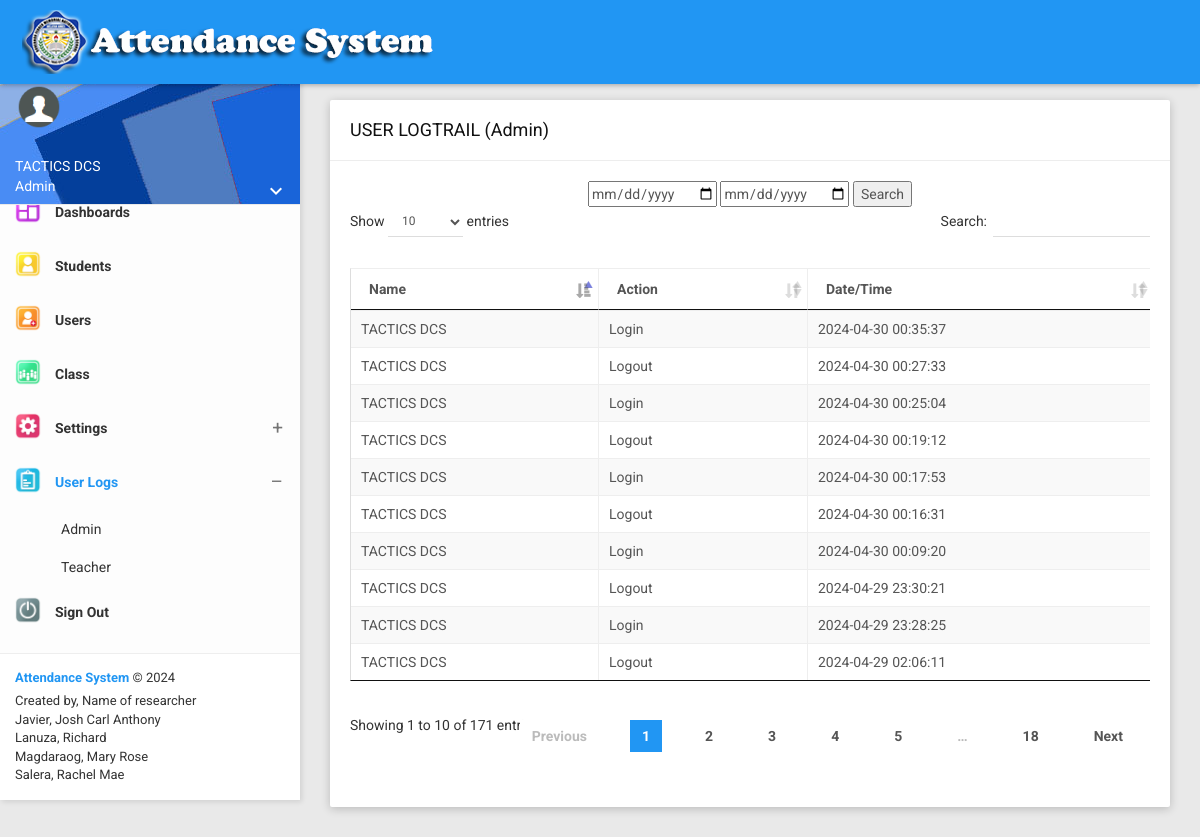
/main/ualt.php?type=Admin (signed in), run on an earlier commit of the app's database.
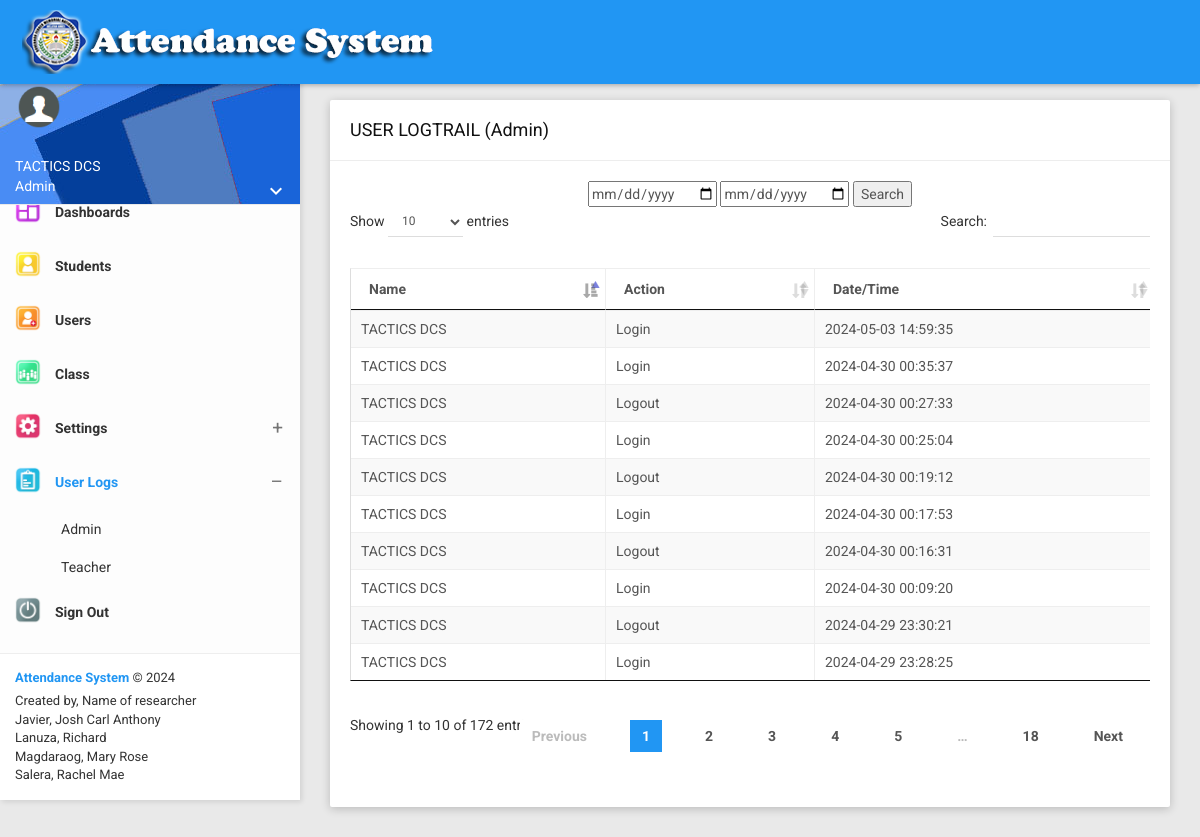
And on a later commit of the database.
### tables this page shows
CREATE TABLE `tbl_settings_constants` (
  `id` int(11) NOT NULL,
  `category` varchar(100) DEFAULT NULL,
  `value` varchar(100) DEFAULT NULL,
  `sub_value` varchar(100) DEFAULT NULL,
  `adviser` varchar(250) NOT NULL,
  `description` text NOT NULL
);

CREATE TABLE `tbl_ualt` (
  `id` int(11) NOT NULL,
  `user_id` int(11) NOT NULL,
  `type` text NOT NULL,
  `action` text NOT NULL,
  `created_at` datetime NOT NULL DEFAULT current_timestamp()
);

### config.php (called while the page is built, shortened)
<?php
function db_connect()
{
  $hostname="localhost";
  $username="root";
  $password="";
  $dbname="webfaceattendancedb";
    $db = new PDO("mysql:host=$hostname;dbname=$dbname", $username, $password);
    $db->setAttribute(PDO::ATTR_ERRMODE, PDO::ERRMODE_EXCEPTION);
    return $db;
}
function db_select_where($tableName, $where)
{
    $db = db_connect();
    $stringWhere = "";
    foreach ($where as $key => $values) {
        $stringWhere .= $key . " = '" . $values . "' AND ";
    }
    $stringWhere = substr($stringWhere, 0, -4);
    $query = "SELECT * FROM $tableName  WHERE $stringWhere";
    $value = $db->query($query);
    return $value;
}
function my_query($qry)
{
    $db = db_connect();
    $query = $qry;
    $value = $db->query($query);
    return $value;
}
$system_title = "Attendance System";
(isset($_SESSION['role']) ? $user_role=$_SESSION['role'] :  '');
?>

### main/ualt.php (the view, shortened to what this page needs)
<?php include_once('layout/head.php'); ?>
<section class="content">
    <div class="container-fluid">
        <div class="row clearfix">
            <div class="col-lg-12 col-md-12 col-sm-12 col-xs-12">
                <div class="card">
                    <div class="header">
                        <h2>
                            USER LOGTRAIL (<?php echo $type = $_GET['type']; ?>)
                        </h2>
                    </div>
                    <div class="body">
                        <div align="center">
                            <form action="" method="GET">
                                <input type="date" name="dtFrom" value="<?php if (isset($_GET['dtFrom'])) {
                                    echo $_GET['dtFrom'];
                                } ?>">
                                <input type="date" name="dtTo" value="<?php if (isset($_GET['dtTo'])) {
                                    echo $_GET['dtTo'];
                                } ?>">
                                <input type="submit" value="Search">
                            </form>
                        </div>
                        <div class="table-responsive" id="printableArea">
                            <table class="table table-bordered table-striped table-hover js-basic-example dataTable">
                                <thead>
                                <tr>
                                    <th>Name</th>
                                    <th>Action</th>
                                    <th>Date/Time</th>
                                </tr>
                                </thead>
                                <tbody>
                                <?php
                                $type = $_GET['type'];
                                  if(isset($_GET['dtFrom'])){
                                 $dtfrom = $_GET['dtFrom'];
                                 $dtto = $_GET['dtTo'];
                                $date=" AND ul.created_at BETWEEN '$dtfrom' AND '$dtto'";
                             }else{
                                 $date='';
                             }
                                $result = my_query("SELECT *,CONCAT(fname,' ',lname)fullname,ul.id as id FROM tbl_ualt ul INNER JOIN tbl_users  u ON ul.user_id=u.id WHERE   type='$type'  $date  ORDER BY ul.id DESC");
                                for ($i = 1; $row = $result->fetch(); $i++) { ?>
                                    <tr>
                                        <td><?php echo $row['fullname']; ?></td>
                                        <td><?php echo $row['action']; ?></td>
                                        <td><?php echo $row['created_at']; ?></td>
                                    </tr>
                                <?php } ?>
                                </tbody>
                            </table>
                        </div>
                    </div>
                </div>
            </div>
        </div>
    </div>
</section>
<?php include_once('layout/footer.php'); ?>

### main/layout/head.php (shortened to what this page needs)
<?php include_once('../config.php'); ?>
<!DOCTYPE html>
<html>
<head>
    <link href="../plugins/bootstrap/css/bootstrap.css" rel="stylesheet">
    <link href="../plugins/node-waves/waves.css" rel="stylesheet"/>
    <link href="../plugins/animate-css/animate.css" rel="stylesheet"/>
    <link href="../plugins/bootstrap-colorpicker/css/bootstrap-colorpicker.css" rel="stylesheet"/>
    <link href="../plugins/dropzone/dropzone.css" rel="stylesheet">
    <link href="../plugins/multi-select/css/multi-select.css" rel="stylesheet">
    <link href="../plugins/jquery-spinner/css/bootstrap-spinner.css" rel="stylesheet">
    <link href="../plugins/bootstrap-tagsinput/bootstrap-tagsinput.css" rel="stylesheet">
    <link href="../plugins/bootstrap-select/css/bootstrap-select.css" rel="stylesheet"/>
    <link href="../plugins/nouislider/nouislider.min.css" rel="stylesheet"/>
    <link href="../plugins/light-gallery/css/lightgallery.css" rel="stylesheet">
    <link href="../css/style.css" rel="stylesheet">
    <link href="../css/themes/all-themes.css" rel="stylesheet"/>
    <link href="../plugins/bootstrap-select/css/bootstrap-select.css" rel="stylesheet"/>
    <link href="../plugins/jquery-datatable/skin/bootstrap/css/dataTables.bootstrap.css" rel="stylesheet">
    <link rel="stylesheet" type="text/css" href="../plugins/datatables/css/jquery.dataTables.min.css">
    <link href="../plugins/sweetalert/sweetalert.css" rel="stylesheet"/>
    <link rel="stylesheet" type="text/css" href="../plugins/toastr/css/toastr.css">
    <link rel="stylesheet" type="text/css" href="../plugins/select/dist/css/select2.min.css">
    <link rel="stylesheet" href="../plugins/amcharts/css/export.css" media="all"/>
    <link rel="stylesheet" type="text/css" href="../plugins/fullcalendar/fullcalendar.min.css">
    <link rel="stylesheet" type="text/css" href="../plugins/datetimepicker/datetimepicker.css">
</head>
<body class="theme-blue">
<?php include_once('layout/topBar.php'); ?>
<?php include_once('layout/sidebar.php'); ?>

### main/layout/topBar.php (shortened to what this page needs)
<nav class="navbar" >
     <div class="container-fluid">
          <div class="navbar-header">
            <img src="../images/top1.png" width="100%">
         </div>
         <div class="collapse navbar-collapse" id="navbar-collapse">
         </div>
     </div>
 </nav>

### main/layout/sidebar.php (shortened to what this page needs)
<section>
    <aside id="leftsidebar" class="sidebar">
        <div class="user-info">
            <div class="image">
                <img src="../images/<?= $user_role . '/' . $_SESSION['pic']; ?>" width="48" height="48" alt="User"/>
            </div>
            <div class="info-container">
                <div class="name" data-toggle="dropdown" aria-haspopup="true" aria-expanded="false"><?= $_SESSION['name'] . '<br/>' . $user_role; ?></div>
                <div class="btn-group user-helper-dropdown">
                    <i class="material-icons" data-toggle="dropdown" aria-haspopup="true" aria-expanded="true">keyboard_arrow_down</i>
                </div>
            </div>
        </div>
        <div class="menu">
            <ul class="list">
                <?php if ($_SESSION['role'] == 'Admin') { ?>
                    <li class="<?php if (strpos($_SERVER['REQUEST_URI'], 'dashboard.php') !== false) {
                        echo "active";
                    } ?>">
                        <a href="dashboards.php">
                            <img src="../images/icon/Dashboard Icon.png" width="30px" height="30px">
                            <span>Dashboards</span>
                        </a>
                    </li>
                    <li class="<?php if (strpos($_SERVER['REQUEST_URI'], 'students.php') !== false) {
                        echo "active";
                    } ?>">
                        <a href="students.php">
                            <img src="../images/icon/Student Icon.png" width="30px" height="30px">
                            <span>Students</span>
                        </a>
                    </li>
                    <li class="<?php if (strpos($_SERVER['REQUEST_URI'], 'users.php') !== false) {
                        echo "active";
                    } ?>">
                        <a href="users.php">
                            <img src="../images/icon/User Icon.png" width="30px" height="30px">
                            <span>Users</span>
                        </a>
                    </li>
                    <li class="<?php if (strpos($_SERVER['REQUEST_URI'], 'class.php') !== false || strpos($_SERVER['REQUEST_URI'], 'studclassattendance.php') !== false  ) {
                        echo "active";
                    } ?>">
                        <a href="class.php">
                            <img src="../images/icon/Class Icon.png" width="30px" height="30px">
                            <span>Class</span>
                        </a>
                    </li>
                    <li class="<?php if (strpos($_SERVER['REQUEST_URI'], 'settings.php') !== false || strpos($_SERVER['REQUEST_URI'], 'constants.php') !== false || strpos($_SERVER['REQUEST_URI'], 'faqs.php') !== false) {
                        echo "active";
                    } ?>">
                        <a class="menu-toggle">
                            <img src="../images/icon/Settings Icon.png" width="30px" height="30px">
                            <span>Settings</span>
                        </a>
                    </li>
                    <li class="<?php if (strpos($_SERVER['REQUEST_URI'], 'ualt.php?type') !== false) {
                        echo "active";
                    } ?>">
                        <a class="menu-toggle">
                            <img src="../images/icon/Record Logs Icon.png" width="30px" height="30px">
                            <span>User Logs</span>
                        </a>
                        <ul class="ml-menu">
                            <?php
                            $result = db_select_where('tbl_settings_constants', ["category" => 'User Type']);
                            for ($i = 1; $row = $result->fetch(); $i++) { ?>
                                <li>
                                    <a href="ualt.php?type=<?= $row['value']; ?>">
                                        <span><?= $row['value']; ?></span>
                                    </a>
                                </li>
                            <?php } ?>
                        </ul>
                    </li>
                <?php } ?>
                <li class="<?php if (strpos($_SERVER['REQUEST_URI'], 'dashboards.php') !== false || strpos($_SERVER['REQUEST_URI'], 'import.php') !== false )   {
                    echo "active";
                } ?>">
                    <a href="logout.php">
                        <img src="../images/icon/Sign Out Icon.png" width="30px" height="30px">
                        <span>Sign Out</span>
                    </a>
                </li>
            </ul>
        </div>
        <div class="legal">
            <div class="copyright">
                <a href="javascript:void(0);"> <?= $system_title; ?></a> &copy; <?= date('Y'); ?>
            </div>
            <div class="version">
                Created by, Name of researcher <br/>
Javier, Josh Carl Anthony <br/>
Lanuza, Richard <br/>
Magdaraog, Mary Rose <br/>
Salera, Rachel Mae <br/>
            </div>
        </div>
    </aside>
</section>

### main/layout/footer.php (shortened to what this page needs)
</body>
</html>

### css/themes/all-themes.css (style rules this page uses)
.theme-blue .navbar { background-color: #2196F3; }
.theme-blue .sidebar .menu .list li.active { background-color: transparent; }
.theme-blue .sidebar .menu .list li.active > :first-child i, .theme-blue .sidebar .menu .list li.active > :first-child span { color: #2196F3; }
.theme-blue .sidebar .menu .list .toggled { background-color: transparent; }
.theme-blue .sidebar .menu .list .ml-menu { background-color: transparent; }
.theme-blue .sidebar .legal { background-color: #fff; }
.theme-blue .sidebar .legal .copyright a { color: #2196F3 !important; }

What changed in the data, as far as the page shows it:
no longer on this page (row unchanged): tbl_ualt: fullname "TACTICS DCS", action "Logout", created_at "2024-04-29 02:06:11"
added tbl_ualt: fullname "TACTICS DCS", action "Login", created_at "2024-05-03 14:59:35"
Also different on the page:
text written by a page script: "Show entries Search: Showing 1 to 10 of 171 entries Previous 1 2 3 4 5 … 18 Next" → "Show entries Search: Showing 1 to 10 of 172 entries Previous 1 2 3 4 5 … 18 Next"
